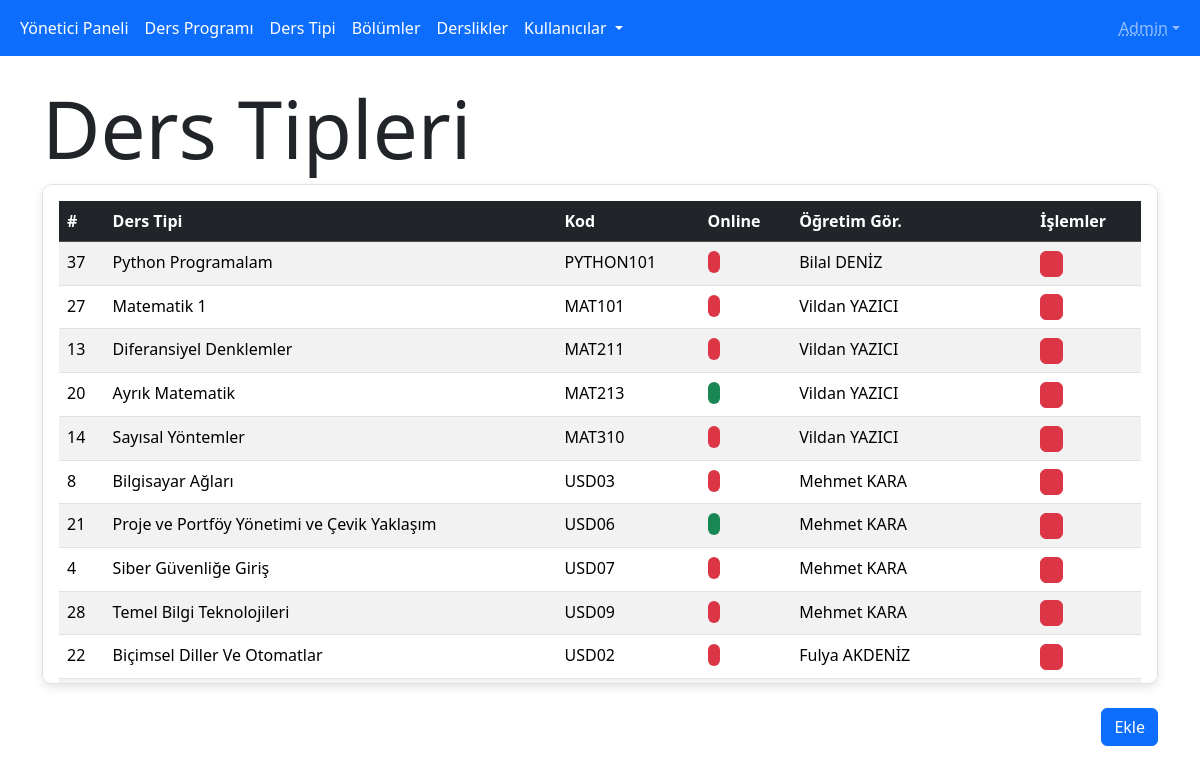
Screenshot of /dashboard/lesson-type (signed in) with the database file from the repository.
### website/models.py (models this page shows, shortened)
class BaseModel(Model):
    class Meta:
        database = db

class LessonType(BaseModel):
    name = CharField(max_length=255)
    code = CharField(max_length=10)
    teacher = ForeignKeyField(User, backref='lessons', null=True)  # Bir öğretmene bağlı olabilir
    online = BooleanField(default=False)  # Dersin online olup olmadığını belirtir.
    class Meta:
        table_name = 'lesson_types'

class User(BaseModel):
    name = CharField(max_length=255)
    department = ForeignKeyField(Department, backref='users',
                                 null=True)  # Eğer kullanıcı öğrenci değilse, boş olabilir.
    grade = IntegerField(null=True)  # Öğrenci değilse boş olabilir.
    type = IntegerField()  # 0: Öğrenci, 1: Öğretim Görevlisi, 2: Yönetici
    password = CharField(max_length=255) # Şifre
    class Meta:
        table_name = 'users'

### website/dashboard.py (the view)
@dashboard.route('/lesson-type')
def lesson_type_page():
    lesson_types = LessonType.select().order_by(LessonType.teacher, LessonType.code)
    return render_template('lesson_type/index.html', lesson_types=lesson_types)

### website/__init__.py (called while the page is built)
def create_app() -> Flask:
    app = Flask(__name__)
    app.secret_key = "B1zdkpOQ3AbJBvSaJrlCWMITM1uQwwmIbTImjIRFGkSr74J1TDp6J3Yzzl4a3Qgq96vMNf0hSSD0fouM"
    app.config['ROOT_URL'] = Path(__file__).parent.parent
    print(f"Proje {app.config['ROOT_URL']} dizininde çalıştırılıyor")
    @app.before_request
    def login_required():
        if not ((session.get('id', None)) or
                (request.endpoint and request.endpoint in ('auth.login', 'static'))):
            flash('Önce Giriş Yapın', 'danger'),
            return redirect(url_for('auth.login', next=request.url))
    app.register_blueprint(auth, url_prefix='/auth')
    app.register_blueprint(dashboard, url_prefix='/dashboard')
    app.register_blueprint(website)
    return app

### website/dashboard.py (called while the page is built)
@dashboard.before_request
def before_request():
    if session.get('type', 0) != 2:
        flash("Yönetici değilsiniz!", "danger")
        return redirect(url_for('auth.login'))

### website/templates/dashboard/lesson_type/index.html (shortened to what this page needs)
{% extends "/dashboard/layout.html" %}
{% block content %}
    <h1 class="display-1">Ders Tipleri</h1>
        <div class="row justify-content-center">
            <div class="w-100">
                <div class="table-container p-3 bg-white overflow-y-auto">
                    <table class="table table-striped table-hover">
                        <thead class="table-dark">
                            <tr>
                                <th>#</th>
                                <th>Ders Tipi</th>
                                <th>Kod</th>
                                <th>Online</th>
                                <th>Öğretim Gör.</th>
                                <th>İşlemler</th>
                            </tr>
                        </thead>
                        <tbody>
                            {% for lesson_type in lesson_types  %}
                                <tr>
                                    <td>{{ lesson_type.id }}</td>
                                    <td>{{ lesson_type.name }}</td>
                                    <td>{{ lesson_type.code }}</td>
                                    {% if lesson_type.online %}
                                        <td><i class="bi bi-check-lg rounded bg-success"></i></td>
                                    {% else %}
                                        <td><i class="bi bi-x-lg rounded bg-danger"></i></td>
                                    {% endif %}
                                    <td>{{ lesson_type.teacher.name }}</td>
                                    <td>
                                        <a href="{{ url_for('dashboard.lesson_type_delete', id=lesson_type.id) }}" class="btn btn-danger px-1 py-0" onclick="return window.confirm('Silmek istediğinize emin misiniz? Bağlı olan bütün ayarlar silinecektir! Excel dosyalarında ders yine de gözükecek!')">
                                            <i class="bi bi-x-lg"></i>
                                        </a>
                                    </td>
                                </tr>
                            {% endfor %}
                        </tbody>
                    </table>
                </div>
            </div>
        </div>
    <br>
    <a href="{{ url_for('dashboard.lesson_type_add') }}" class="btn btn-primary float-end">Ekle</a>
{% endblock %}

### website/templates/dashboard/lesson_type/index.html (style rules this page uses)
.table-container { max-height: 500px; border: 1px solid #dee2e6; border-radius: 10px; box-shadow: 0 4px 10px rgba(0, 0, 0, 0.1); }

### rows the page displays
LessonType: id "37", name "Python Programalam", code "PYTHON101", online 0 (drawn), teacher.name "Bilal DENİZ"
LessonType: id "27", name "Matematik 1", code "MAT101", online 0 (drawn), teacher.name "Vildan YAZICI"
LessonType: id "13", name "Diferansiyel Denklemler", code "MAT211", online 0 (drawn), teacher.name "Vildan YAZICI"
LessonType: id "20", name "Ayrık Matematik", code "MAT213", online 1 (drawn), teacher.name "Vildan YAZICI"
LessonType: id "14", name "Sayısal Yöntemler", code "MAT310", online 0 (drawn), teacher.name "Vildan YAZICI"
LessonType: id "8", name "Bilgisayar Ağları", code "USD03", online 0 (drawn), teacher.name "Mehmet KARA"
LessonType: id "21", name "Proje ve Portföy Yönetimi ve Çevik Yaklaşım", code "USD06", online 1 (drawn), teacher.name "Mehmet KARA"
LessonType: id "4", name "Siber Güvenliğe Giriş", code "USD07", online 0 (drawn), teacher.name "Mehmet KARA"
LessonType: id "28", name "Temel Bilgi Teknolojileri", code "USD09", online 0 (drawn), teacher.name "Mehmet KARA"
LessonType: id "22", name "Biçimsel Diller Ve Otomatlar", code "USD02", online 0 (drawn), teacher.name "Fulya AKDENİZ"

### other values shown
{{ session['name'] }} "Admin"
